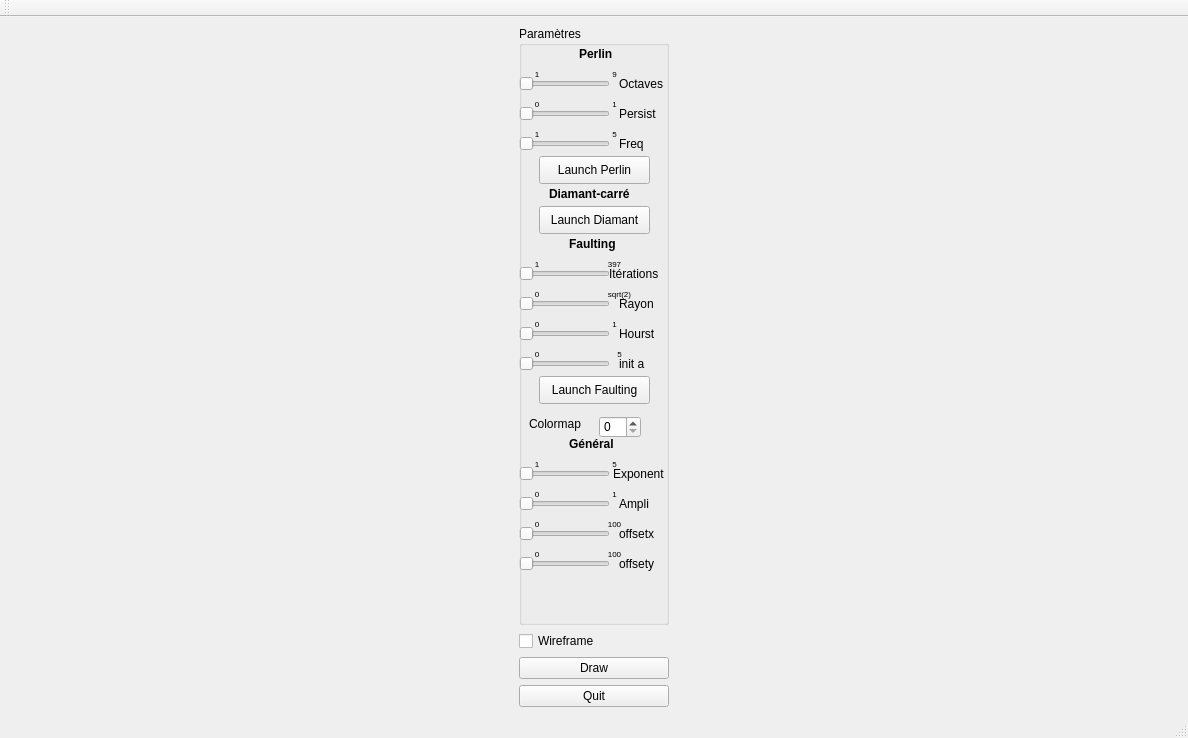
<?xml version="1.0" encoding="UTF-8"?>
<ui version="4.0">
 <class>MainWindow</class>
 <widget class="QMainWindow" name="MainWindow">
  <property name="geometry">
   <rect>
    <x>0</x>
    <y>0</y>
    <width>1188</width>
    <height>738</height>
   </rect>
  </property>
  <property name="sizePolicy">
   <sizepolicy hsizetype="Preferred" vsizetype="Preferred">
    <horstretch>0</horstretch>
    <verstretch>0</verstretch>
   </sizepolicy>
  </property>
  <property name="windowTitle">
   <string>MainWindow</string>
  </property>
  <widget class="QWidget" name="centralwidget">
   <property name="sizePolicy">
    <sizepolicy hsizetype="Preferred" vsizetype="Preferred">
     <horstretch>0</horstretch>
     <verstretch>0</verstretch>
    </sizepolicy>
   </property>
   <layout class="QHBoxLayout" name="horizontalLayout">
    <item>
     <layout class="QGridLayout" name="gridLayout">
      <property name="sizeConstraint">
       <enum>QLayout::SetNoConstraint</enum>
      </property>
      <item row="4" column="0">
       <widget class="QPushButton" name="quit">
        <property name="sizePolicy">
         <sizepolicy hsizetype="Fixed" vsizetype="Fixed">
          <horstretch>0</horstretch>
          <verstretch>0</verstretch>
         </sizepolicy>
        </property>
        <property name="minimumSize">
         <size>
          <width>150</width>
          <height>0</height>
         </size>
        </property>
        <property name="text">
         <string>Quit</string>
        </property>
       </widget>
      </item>
      <item row="3" column="0">
       <widget class="QPushButton" name="draw">
        <property name="sizePolicy">
         <sizepolicy hsizetype="Fixed" vsizetype="Fixed">
          <horstretch>0</horstretch>
          <verstretch>0</verstretch>
         </sizepolicy>
        </property>
        <property name="minimumSize">
         <size>
          <width>150</width>
          <height>0</height>
         </size>
        </property>
        <property name="text">
         <string>Draw</string>
        </property>
       </widget>
      </item>
      <item row="1" column="0">
       <widget class="QGroupBox" name="Perlin">
        <property name="sizePolicy">
         <sizepolicy hsizetype="Preferred" vsizetype="Preferred">
          <horstretch>0</horstretch>
          <verstretch>0</verstretch>
         </sizepolicy>
        </property>
        <property name="title">
         <string>Paramètres</string>
        </property>
        <widget class="QSlider" name="slid_oct">
         <property name="geometry">
          <rect>
           <x>0</x>
           <y>50</y>
           <width>91</width>
           <height>16</height>
          </rect>
         </property>
         <property name="orientation">
          <enum>Qt::Horizontal</enum>
         </property>
        </widget>
        <widget class="QPushButton" name="Button_perlin">
         <property name="geometry">
          <rect>
           <x>20</x>
           <y>130</y>
           <width>111</width>
           <height>28</height>
          </rect>
         </property>
         <property name="text">
          <string>Launch Perlin</string>
         </property>
        </widget>
        <widget class="QLabel" name="label">
         <property name="geometry">
          <rect>
           <x>60</x>
           <y>20</y>
           <width>41</width>
           <height>16</height>
          </rect>
         </property>
         <property name="font">
          <font>
           <weight>75</weight>
           <italic>false</italic>
           <bold>true</bold>
          </font>
         </property>
         <property name="text">
          <string>Perlin</string>
         </property>
        </widget>
        <widget class="QSlider" name="slid_persi">
         <property name="geometry">
          <rect>
           <x>0</x>
           <y>80</y>
           <width>91</width>
           <height>16</height>
          </rect>
         </property>
         <property name="orientation">
          <enum>Qt::Horizontal</enum>
         </property>
        </widget>
        <widget class="QPushButton" name="Button_diamond">
         <property name="geometry">
          <rect>
           <x>20</x>
           <y>180</y>
           <width>111</width>
           <height>28</height>
          </rect>
         </property>
         <property name="text">
          <string>Launch Diamant</string>
         </property>
        </widget>
        <widget class="QPushButton" name="Button_fault">
         <property name="geometry">
          <rect>
           <x>20</x>
           <y>350</y>
           <width>111</width>
           <height>28</height>
          </rect>
         </property>
         <property name="text">
          <string>Launch Faulting</string>
         </property>
        </widget>
        <widget class="QSlider" name="slid_freq">
         <property name="geometry">
          <rect>
           <x>0</x>
           <y>110</y>
           <width>91</width>
           <height>16</height>
          </rect>
         </property>
         <property name="orientation">
          <enum>Qt::Horizontal</enum>
         </property>
        </widget>
        <widget class="QLabel" name="label_2">
         <property name="geometry">
          <rect>
           <x>100</x>
           <y>50</y>
           <width>55</width>
           <height>16</height>
          </rect>
         </property>
         <property name="text">
          <string>Octaves</string>
         </property>
        </widget>
        <widget class="QLabel" name="label_3">
         <property name="geometry">
          <rect>
           <x>100</x>
           <y>80</y>
           <width>51</width>
           <height>16</height>
          </rect>
         </property>
         <property name="text">
          <string>Persist</string>
         </property>
        </widget>
        <widget class="QLabel" name="label_5">
         <property name="geometry">
          <rect>
           <x>100</x>
           <y>110</y>
           <width>55</width>
           <height>16</height>
          </rect>
         </property>
         <property name="text">
          <string>Freq</string>
         </property>
        </widget>
        <widget class="QLabel" name="label_6">
         <property name="geometry">
          <rect>
           <x>30</x>
           <y>160</y>
           <width>101</width>
           <height>16</height>
          </rect>
         </property>
         <property name="font">
          <font>
           <weight>75</weight>
           <italic>false</italic>
           <bold>true</bold>
          </font>
         </property>
         <property name="text">
          <string>Diamant-carré</string>
         </property>
        </widget>
        <widget class="QLabel" name="label_7">
         <property name="geometry">
          <rect>
           <x>94</x>
           <y>440</y>
           <width>61</width>
           <height>16</height>
          </rect>
         </property>
         <property name="text">
          <string>Exponent</string>
         </property>
        </widget>
        <widget class="QLabel" name="label_8">
         <property name="geometry">
          <rect>
           <x>100</x>
           <y>530</y>
           <width>55</width>
           <height>16</height>
          </rect>
         </property>
         <property name="text">
          <string>offsety</string>
         </property>
        </widget>
        <widget class="QSlider" name="slid_expo">
         <property name="geometry">
          <rect>
           <x>0</x>
           <y>440</y>
           <width>91</width>
           <height>16</height>
          </rect>
         </property>
         <property name="orientation">
          <enum>Qt::Horizontal</enum>
         </property>
        </widget>
        <widget class="QSlider" name="slid_offx">
         <property name="geometry">
          <rect>
           <x>0</x>
           <y>500</y>
           <width>91</width>
           <height>16</height>
          </rect>
         </property>
         <property name="orientation">
          <enum>Qt::Horizontal</enum>
         </property>
        </widget>
        <widget class="QSlider" name="slid_ampli">
         <property name="geometry">
          <rect>
           <x>0</x>
           <y>470</y>
           <width>91</width>
           <height>16</height>
          </rect>
         </property>
         <property name="orientation">
          <enum>Qt::Horizontal</enum>
         </property>
        </widget>
        <widget class="QLabel" name="label_9">
         <property name="geometry">
          <rect>
           <x>100</x>
           <y>470</y>
           <width>51</width>
           <height>16</height>
          </rect>
         </property>
         <property name="text">
          <string>Ampli</string>
         </property>
        </widget>
        <widget class="QSlider" name="slid_offy">
         <property name="geometry">
          <rect>
           <x>0</x>
           <y>530</y>
           <width>91</width>
           <height>16</height>
          </rect>
         </property>
         <property name="orientation">
          <enum>Qt::Horizontal</enum>
         </property>
        </widget>
        <widget class="QLabel" name="label_10">
         <property name="geometry">
          <rect>
           <x>100</x>
           <y>500</y>
           <width>55</width>
           <height>16</height>
          </rect>
         </property>
         <property name="text">
          <string>offsetx</string>
         </property>
        </widget>
        <widget class="QLabel" name="label_12">
         <property name="geometry">
          <rect>
           <x>50</x>
           <y>210</y>
           <width>51</width>
           <height>16</height>
          </rect>
         </property>
         <property name="font">
          <font>
           <weight>75</weight>
           <italic>false</italic>
           <bold>true</bold>
          </font>
         </property>
         <property name="autoFillBackground">
          <bool>false</bool>
         </property>
         <property name="text">
          <string>Faulting</string>
         </property>
        </widget>
        <widget class="QSlider" name="slid_hourst">
         <property name="geometry">
          <rect>
           <x>0</x>
           <y>300</y>
           <width>91</width>
           <height>16</height>
          </rect>
         </property>
         <property name="orientation">
          <enum>Qt::Horizontal</enum>
         </property>
        </widget>
        <widget class="QLabel" name="label_13">
         <property name="geometry">
          <rect>
           <x>50</x>
           <y>410</y>
           <width>51</width>
           <height>16</height>
          </rect>
         </property>
         <property name="font">
          <font>
           <weight>75</weight>
           <italic>false</italic>
           <bold>true</bold>
          </font>
         </property>
         <property name="autoFillBackground">
          <bool>false</bool>
         </property>
         <property name="text">
          <string>Général</string>
         </property>
        </widget>
        <widget class="QLabel" name="label_15">
         <property name="geometry">
          <rect>
           <x>80</x>
           <y>430</y>
           <width>31</width>
           <height>16</height>
          </rect>
         </property>
         <property name="font">
          <font>
           <family>MS Sans Serif</family>
           <pointsize>6</pointsize>
           <kerning>true</kerning>
          </font>
         </property>
         <property name="focusPolicy">
          <enum>Qt::TabFocus</enum>
         </property>
         <property name="text">
          <string>5</string>
         </property>
         <property name="alignment">
          <set>Qt::AlignCenter</set>
         </property>
         <property name="wordWrap">
          <bool>false</bool>
         </property>
        </widget>
        <widget class="QLabel" name="label_16">
         <property name="geometry">
          <rect>
           <x>10</x>
           <y>430</y>
           <width>16</width>
           <height>16</height>
          </rect>
         </property>
         <property name="font">
          <font>
           <family>MS Sans Serif</family>
           <pointsize>6</pointsize>
           <kerning>true</kerning>
          </font>
         </property>
         <property name="focusPolicy">
          <enum>Qt::TabFocus</enum>
         </property>
         <property name="text">
          <string>1</string>
         </property>
         <property name="alignment">
          <set>Qt::AlignCenter</set>
         </property>
         <property name="wordWrap">
          <bool>false</bool>
         </property>
        </widget>
        <widget class="QLabel" name="label_17">
         <property name="geometry">
          <rect>
           <x>80</x>
           <y>460</y>
           <width>31</width>
           <height>16</height>
          </rect>
         </property>
         <property name="font">
          <font>
           <family>MS Sans Serif</family>
           <pointsize>6</pointsize>
           <kerning>true</kerning>
          </font>
         </property>
         <property name="focusPolicy">
          <enum>Qt::TabFocus</enum>
         </property>
         <property name="text">
          <string>1</string>
         </property>
         <property name="alignment">
          <set>Qt::AlignCenter</set>
         </property>
         <property name="wordWrap">
          <bool>false</bool>
         </property>
        </widget>
        <widget class="QLabel" name="label_18">
         <property name="geometry">
          <rect>
           <x>10</x>
           <y>460</y>
           <width>16</width>
           <height>16</height>
          </rect>
         </property>
         <property name="font">
          <font>
           <family>MS Sans Serif</family>
           <pointsize>6</pointsize>
           <kerning>true</kerning>
          </font>
         </property>
         <property name="focusPolicy">
          <enum>Qt::TabFocus</enum>
         </property>
         <property name="text">
          <string>0</string>
         </property>
         <property name="alignment">
          <set>Qt::AlignCenter</set>
         </property>
         <property name="wordWrap">
          <bool>false</bool>
         </property>
        </widget>
        <widget class="QLabel" name="label_19">
         <property name="geometry">
          <rect>
           <x>80</x>
           <y>490</y>
           <width>31</width>
           <height>16</height>
          </rect>
         </property>
         <property name="font">
          <font>
           <family>MS Sans Serif</family>
           <pointsize>6</pointsize>
           <kerning>true</kerning>
          </font>
         </property>
         <property name="focusPolicy">
          <enum>Qt::TabFocus</enum>
         </property>
         <property name="text">
          <string>100</string>
         </property>
         <property name="alignment">
          <set>Qt::AlignCenter</set>
         </property>
         <property name="wordWrap">
          <bool>false</bool>
         </property>
        </widget>
        <widget class="QLabel" name="label_20">
         <property name="geometry">
          <rect>
           <x>10</x>
           <y>490</y>
           <width>16</width>
           <height>16</height>
          </rect>
         </property>
         <property name="font">
          <font>
           <family>MS Sans Serif</family>
           <pointsize>6</pointsize>
           <kerning>true</kerning>
          </font>
         </property>
         <property name="focusPolicy">
          <enum>Qt::TabFocus</enum>
         </property>
         <property name="text">
          <string>0</string>
         </property>
         <property name="alignment">
          <set>Qt::AlignCenter</set>
         </property>
         <property name="wordWrap">
          <bool>false</bool>
         </property>
        </widget>
        <widget class="QLabel" name="label_21">
         <property name="geometry">
          <rect>
           <x>80</x>
           <y>520</y>
           <width>31</width>
           <height>16</height>
          </rect>
         </property>
         <property name="font">
          <font>
           <family>MS Sans Serif</family>
           <pointsize>6</pointsize>
           <kerning>true</kerning>
          </font>
         </property>
         <property name="focusPolicy">
          <enum>Qt::TabFocus</enum>
         </property>
         <property name="text">
          <string>100</string>
         </property>
         <property name="alignment">
          <set>Qt::AlignCenter</set>
         </property>
         <property name="wordWrap">
          <bool>false</bool>
         </property>
        </widget>
        <widget class="QLabel" name="label_22">
         <property name="geometry">
          <rect>
           <x>10</x>
           <y>520</y>
           <width>16</width>
           <height>16</height>
          </rect>
         </property>
         <property name="font">
          <font>
           <family>MS Sans Serif</family>
           <pointsize>6</pointsize>
           <kerning>true</kerning>
          </font>
         </property>
         <property name="focusPolicy">
          <enum>Qt::TabFocus</enum>
         </property>
         <property name="text">
          <string>0</string>
         </property>
         <property name="alignment">
          <set>Qt::AlignCenter</set>
         </property>
         <property name="wordWrap">
          <bool>false</bool>
         </property>
        </widget>
        <widget class="QLabel" name="label_23">
         <property name="geometry">
          <rect>
           <x>10</x>
           <y>100</y>
           <width>16</width>
           <height>16</height>
          </rect>
         </property>
         <property name="font">
          <font>
           <family>MS Sans Serif</family>
           <pointsize>6</pointsize>
           <kerning>true</kerning>
          </font>
         </property>
         <property name="focusPolicy">
          <enum>Qt::TabFocus</enum>
         </property>
         <property name="text">
          <string>1</string>
         </property>
         <property name="alignment">
          <set>Qt::AlignCenter</set>
         </property>
         <property name="wordWrap">
          <bool>false</bool>
         </property>
        </widget>
        <widget class="QLabel" name="label_24">
         <property name="geometry">
          <rect>
           <x>80</x>
           <y>100</y>
           <width>31</width>
           <height>16</height>
          </rect>
         </property>
         <property name="font">
          <font>
           <family>MS Sans Serif</family>
           <pointsize>6</pointsize>
           <kerning>true</kerning>
          </font>
         </property>
         <property name="focusPolicy">
          <enum>Qt::TabFocus</enum>
         </property>
         <property name="text">
          <string>5</string>
         </property>
         <property name="alignment">
          <set>Qt::AlignCenter</set>
         </property>
         <property name="wordWrap">
          <bool>false</bool>
         </property>
        </widget>
        <widget class="QLabel" name="label_25">
         <property name="geometry">
          <rect>
           <x>10</x>
           <y>70</y>
           <width>16</width>
           <height>16</height>
          </rect>
         </property>
         <property name="font">
          <font>
           <family>MS Sans Serif</family>
           <pointsize>6</pointsize>
           <kerning>true</kerning>
          </font>
         </property>
         <property name="focusPolicy">
          <enum>Qt::TabFocus</enum>
         </property>
         <property name="text">
          <string>0</string>
         </property>
         <property name="alignment">
          <set>Qt::AlignCenter</set>
         </property>
         <property name="wordWrap">
          <bool>false</bool>
         </property>
        </widget>
        <widget class="QLabel" name="label_26">
         <property name="geometry">
          <rect>
           <x>80</x>
           <y>70</y>
           <width>31</width>
           <height>16</height>
          </rect>
         </property>
         <property name="font">
          <font>
           <family>MS Sans Serif</family>
           <pointsize>6</pointsize>
           <kerning>true</kerning>
          </font>
         </property>
         <property name="focusPolicy">
          <enum>Qt::TabFocus</enum>
         </property>
         <property name="text">
          <string>1</string>
         </property>
         <property name="alignment">
          <set>Qt::AlignCenter</set>
         </property>
         <property name="wordWrap">
          <bool>false</bool>
         </property>
        </widget>
        <widget class="QLabel" name="label_27">
         <property name="geometry">
          <rect>
           <x>80</x>
           <y>40</y>
           <width>31</width>
           <height>16</height>
          </rect>
         </property>
         <property name="font">
          <font>
           <family>MS Sans Serif</family>
           <pointsize>6</pointsize>
           <kerning>true</kerning>
          </font>
         </property>
         <property name="focusPolicy">
          <enum>Qt::TabFocus</enum>
         </property>
         <property name="text">
          <string>9</string>
         </property>
         <property name="alignment">
          <set>Qt::AlignCenter</set>
         </property>
         <property name="wordWrap">
          <bool>false</bool>
         </property>
        </widget>
        <widget class="QLabel" name="label_28">
         <property name="geometry">
          <rect>
           <x>10</x>
           <y>40</y>
           <width>16</width>
           <height>16</height>
          </rect>
         </property>
         <property name="font">
          <font>
           <family>MS Sans Serif</family>
           <pointsize>6</pointsize>
           <kerning>true</kerning>
          </font>
         </property>
         <property name="focusPolicy">
          <enum>Qt::TabFocus</enum>
         </property>
         <property name="text">
          <string>1</string>
         </property>
         <property name="alignment">
          <set>Qt::AlignCenter</set>
         </property>
         <property name="wordWrap">
          <bool>false</bool>
         </property>
        </widget>
        <widget class="QSpinBox" name="Box_color">
         <property name="geometry">
          <rect>
           <x>80</x>
           <y>390</y>
           <width>42</width>
           <height>22</height>
          </rect>
         </property>
        </widget>
        <widget class="QLabel" name="label_11">
         <property name="geometry">
          <rect>
           <x>10</x>
           <y>390</y>
           <width>61</width>
           <height>16</height>
          </rect>
         </property>
         <property name="text">
          <string>Colormap</string>
         </property>
        </widget>
        <widget class="QSlider" name="slid_rayon">
         <property name="geometry">
          <rect>
           <x>0</x>
           <y>270</y>
           <width>91</width>
           <height>16</height>
          </rect>
         </property>
         <property name="orientation">
          <enum>Qt::Horizontal</enum>
         </property>
        </widget>
        <widget class="QSlider" name="slid_it">
         <property name="geometry">
          <rect>
           <x>0</x>
           <y>240</y>
           <width>91</width>
           <height>16</height>
          </rect>
         </property>
         <property name="orientation">
          <enum>Qt::Horizontal</enum>
         </property>
        </widget>
        <widget class="QSlider" name="slid_a">
         <property name="geometry">
          <rect>
           <x>0</x>
           <y>330</y>
           <width>91</width>
           <height>16</height>
          </rect>
         </property>
         <property name="orientation">
          <enum>Qt::Horizontal</enum>
         </property>
        </widget>
        <widget class="QLabel" name="label_4">
         <property name="geometry">
          <rect>
           <x>90</x>
           <y>240</y>
           <width>55</width>
           <height>16</height>
          </rect>
         </property>
         <property name="text">
          <string>Itérations</string>
         </property>
        </widget>
        <widget class="QLabel" name="label_29">
         <property name="geometry">
          <rect>
           <x>10</x>
           <y>260</y>
           <width>16</width>
           <height>16</height>
          </rect>
         </property>
         <property name="font">
          <font>
           <family>MS Sans Serif</family>
           <pointsize>6</pointsize>
           <kerning>true</kerning>
          </font>
         </property>
         <property name="focusPolicy">
          <enum>Qt::TabFocus</enum>
         </property>
         <property name="text">
          <string>0</string>
         </property>
         <property name="alignment">
          <set>Qt::AlignCenter</set>
         </property>
         <property name="wordWrap">
          <bool>false</bool>
         </property>
        </widget>
        <widget class="QLabel" name="label_14">
         <property name="geometry">
          <rect>
           <x>100</x>
           <y>270</y>
           <width>51</width>
           <height>16</height>
          </rect>
         </property>
         <property name="text">
          <string>Rayon</string>
         </property>
        </widget>
        <widget class="QLabel" name="label_30">
         <property name="geometry">
          <rect>
           <x>80</x>
           <y>260</y>
           <width>41</width>
           <height>16</height>
          </rect>
         </property>
         <property name="font">
          <font>
           <family>MS Sans Serif</family>
           <pointsize>6</pointsize>
           <kerning>true</kerning>
          </font>
         </property>
         <property name="focusPolicy">
          <enum>Qt::TabFocus</enum>
         </property>
         <property name="text">
          <string>sqrt(2)</string>
         </property>
         <property name="alignment">
          <set>Qt::AlignCenter</set>
         </property>
         <property name="wordWrap">
          <bool>false</bool>
         </property>
        </widget>
        <widget class="QLabel" name="label_31">
         <property name="geometry">
          <rect>
           <x>10</x>
           <y>290</y>
           <width>16</width>
           <height>16</height>
          </rect>
         </property>
         <property name="font">
          <font>
           <family>MS Sans Serif</family>
           <pointsize>6</pointsize>
           <kerning>true</kerning>
          </font>
         </property>
         <property name="focusPolicy">
          <enum>Qt::TabFocus</enum>
         </property>
         <property name="text">
          <string>0</string>
         </property>
         <property name="alignment">
          <set>Qt::AlignCenter</set>
         </property>
         <property name="wordWrap">
          <bool>false</bool>
         </property>
        </widget>
        <widget class="QLabel" name="label_32">
         <property name="geometry">
          <rect>
           <x>80</x>
           <y>230</y>
           <width>31</width>
           <height>16</height>
          </rect>
         </property>
         <property name="font">
          <font>
           <family>MS Sans Serif</family>
           <pointsize>6</pointsize>
           <kerning>true</kerning>
          </font>
         </property>
         <property name="focusPolicy">
          <enum>Qt::TabFocus</enum>
         </property>
         <property name="text">
          <string>397</string>
         </property>
         <property name="alignment">
          <set>Qt::AlignCenter</set>
         </property>
         <property name="wordWrap">
          <bool>false</bool>
         </property>
        </widget>
        <widget class="QLabel" name="label_33">
         <property name="geometry">
          <rect>
           <x>100</x>
           <y>300</y>
           <width>55</width>
           <height>16</height>
          </rect>
         </property>
         <property name="text">
          <string>Hourst</string>
         </property>
        </widget>
        <widget class="QLabel" name="label_34">
         <property name="geometry">
          <rect>
           <x>10</x>
           <y>230</y>
           <width>16</width>
           <height>16</height>
          </rect>
         </property>
         <property name="font">
          <font>
           <family>MS Sans Serif</family>
           <pointsize>6</pointsize>
           <kerning>true</kerning>
          </font>
         </property>
         <property name="focusPolicy">
          <enum>Qt::TabFocus</enum>
         </property>
         <property name="text">
          <string>1</string>
         </property>
         <property name="alignment">
          <set>Qt::AlignCenter</set>
         </property>
         <property name="wordWrap">
          <bool>false</bool>
         </property>
        </widget>
        <widget class="QLabel" name="label_35">
         <property name="geometry">
          <rect>
           <x>80</x>
           <y>290</y>
           <width>31</width>
           <height>16</height>
          </rect>
         </property>
         <property name="font">
          <font>
           <family>MS Sans Serif</family>
           <pointsize>6</pointsize>
           <kerning>true</kerning>
          </font>
         </property>
         <property name="focusPolicy">
          <enum>Qt::TabFocus</enum>
         </property>
         <property name="text">
          <string>1</string>
         </property>
         <property name="alignment">
          <set>Qt::AlignCenter</set>
         </property>
         <property name="wordWrap">
          <bool>false</bool>
         </property>
        </widget>
        <widget class="QLabel" name="label_36">
         <property name="geometry">
          <rect>
           <x>100</x>
           <y>330</y>
           <width>55</width>
           <height>16</height>
          </rect>
         </property>
         <property name="text">
          <string>init a</string>
         </property>
        </widget>
        <widget class="QLabel" name="label_37">
         <property name="geometry">
          <rect>
           <x>80</x>
           <y>320</y>
           <width>41</width>
           <height>16</height>
          </rect>
         </property>
         <property name="font">
          <font>
           <family>MS Sans Serif</family>
           <pointsize>6</pointsize>
           <kerning>true</kerning>
          </font>
         </property>
         <property name="focusPolicy">
          <enum>Qt::TabFocus</enum>
         </property>
         <property name="text">
          <string>5</string>
         </property>
         <property name="alignment">
          <set>Qt::AlignCenter</set>
         </property>
         <property name="wordWrap">
          <bool>false</bool>
         </property>
        </widget>
        <widget class="QLabel" name="label_38">
         <property name="geometry">
          <rect>
           <x>10</x>
           <y>320</y>
           <width>16</width>
           <height>16</height>
          </rect>
         </property>
         <property name="font">
          <font>
           <family>MS Sans Serif</family>
           <pointsize>6</pointsize>
           <kerning>true</kerning>
          </font>
         </property>
         <property name="focusPolicy">
          <enum>Qt::TabFocus</enum>
         </property>
         <property name="text">
          <string>0</string>
         </property>
         <property name="alignment">
          <set>Qt::AlignCenter</set>
         </property>
         <property name="wordWrap">
          <bool>false</bool>
         </property>
        </widget>
       </widget>
      </item>
      <item row="2" column="0">
       <widget class="QCheckBox" name="wireframe">
        <property name="sizePolicy">
         <sizepolicy hsizetype="Fixed" vsizetype="Fixed">
          <horstretch>0</horstretch>
          <verstretch>0</verstretch>
         </sizepolicy>
        </property>
        <property name="minimumSize">
         <size>
          <width>150</width>
          <height>0</height>
         </size>
        </property>
        <property name="text">
         <string>Wireframe</string>
        </property>
       </widget>
      </item>
     </layout>
    </item>
    <item>
     <layout class="QVBoxLayout" name="layout_scene">
      <property name="sizeConstraint">
       <enum>QLayout::SetDefaultConstraint</enum>
      </property>
     </layout>
    </item>
   </layout>
  </widget>
  <widget class="QMenuBar" name="menubar">
   <property name="geometry">
    <rect>
     <x>0</x>
     <y>0</y>
     <width>1188</width>
     <height>26</height>
    </rect>
   </property>
  </widget>
  <widget class="QStatusBar" name="statusbar"/>
  <widget class="QToolBar" name="toolBar">
   <property name="windowTitle">
    <string>toolBar</string>
   </property>
   <attribute name="toolBarArea">
    <enum>TopToolBarArea</enum>
   </attribute>
   <attribute name="toolBarBreak">
    <bool>false</bool>
   </attribute>
  </widget>
 </widget>
 <resources/>
 <connections/>
</ui>
